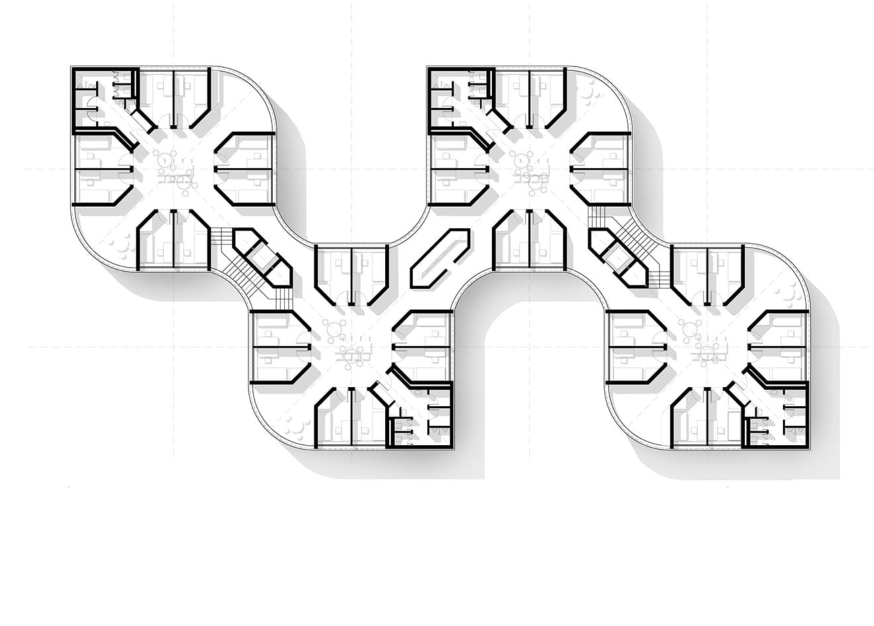
#> input picture assets/iith-typical-floor-plan.png, 1748 x 1252 px, found by its file name (shown at 1/2 size)
$ python trace-rooms.py ../assets/iith-typical-floor-plan.png
#> lines starting #> are read from the running program, lines starting #| are printed output that depends on the picture; after the words box and inside, x2 and y2 are one past the last pixel; in counts of white or black regions, pixels touching at a corner belong together
import numpy as np, json, sys
from PIL import Image
from collections import deque

im = Image.open('assets/iith-typical-floor-plan.png').convert('L')
a = np.asarray(im, dtype=np.uint8); H, W = a.shape
#> after `H, W = a.shape`: H = 1252; W = 1748
wall = a < 110
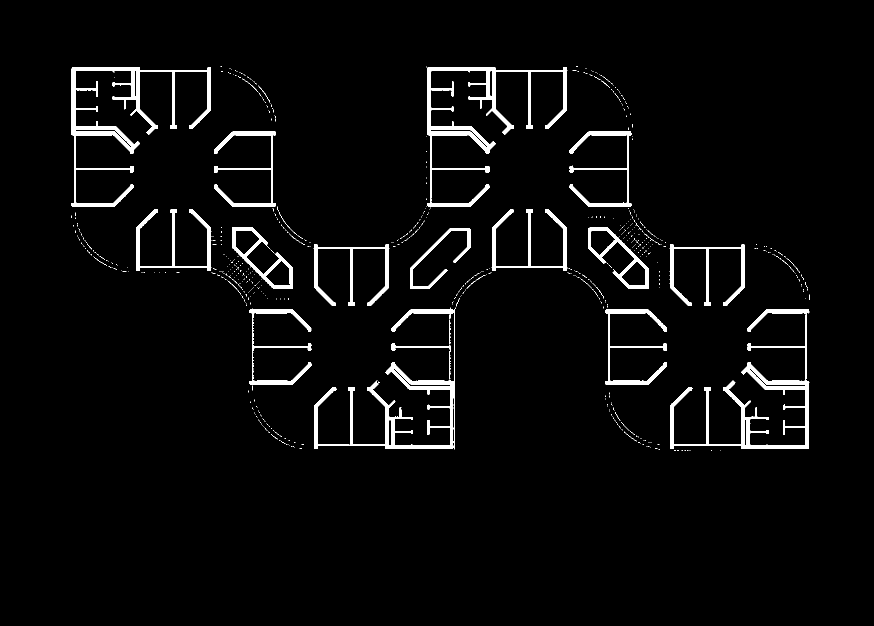
#> wall: shape (1252, 1748) bool (shown at 1/2 size); 3.4% white; 656 white regions (624 under 20 px), largest, box (x1, y1, x2, y2) and area: (143, 134, 422, 414) 10262, (1340, 619, 1619, 898) 10225, (855, 134, 1135, 403) 9320

def dilate(mask, r):
#> called with r = 14
    out = mask.copy()
    for _ in range(r):
        p = np.zeros_like(out)
        p[1:, :] |= out[:-1, :]; p[:-1, :] |= out[1:, :]
        p[:, 1:] |= out[:, :-1]; p[:, :-1] |= out[:, 1:]
        out |= p
#> this loop made 14 passes
#> pass 1, in dilate, `out |= p`:
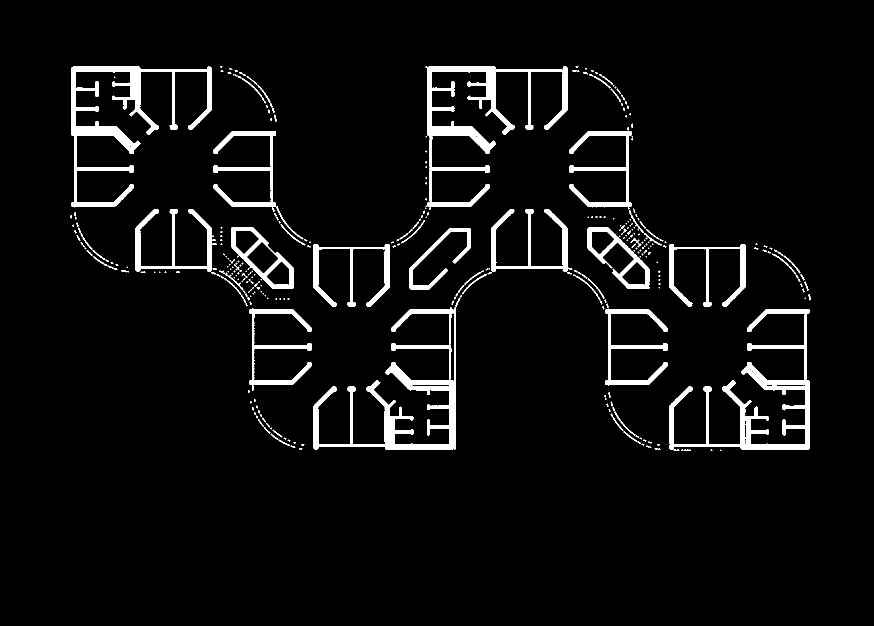
#> out: shape (1252, 1748) bool (shown at 1/2 size); 4.8% white; 363 white regions (249 under 20 px), largest, box (x1, y1, x2, y2) and area: (627, 614, 912, 900) 14491, (142, 133, 423, 415) 13889, (851, 132, 1136, 420) 13831
#> pass 2, in dilate, `out |= p`:
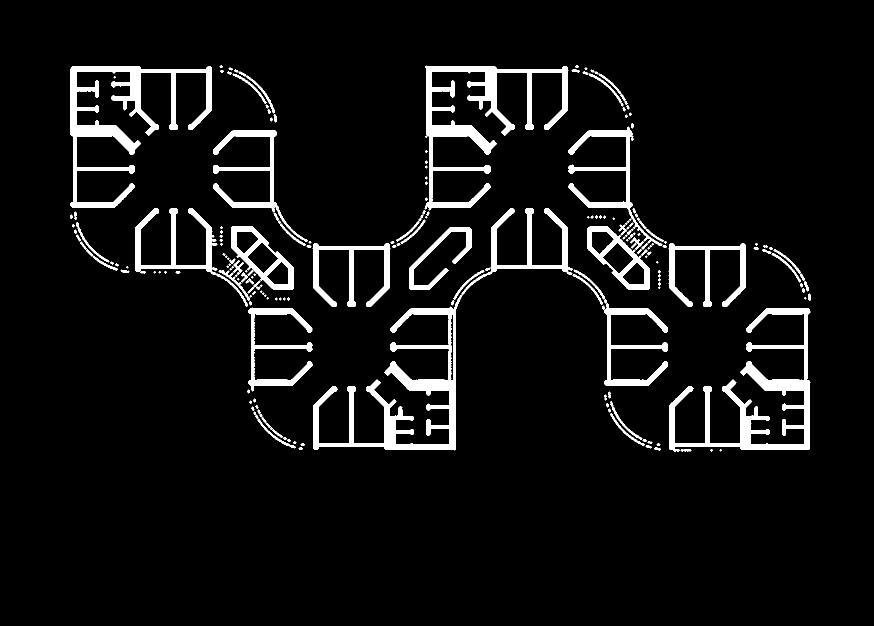
#> out: shape (1252, 1748) bool (shown at 1/2 size); 6.2% white; 222 white regions (61 under 20 px), largest, box (x1, y1, x2, y2) and area: (626, 589, 925, 901) 18295, (849, 131, 1137, 421) 17089, (1338, 617, 1621, 903) 17077
#> pass 3, in dilate, `out |= p`:
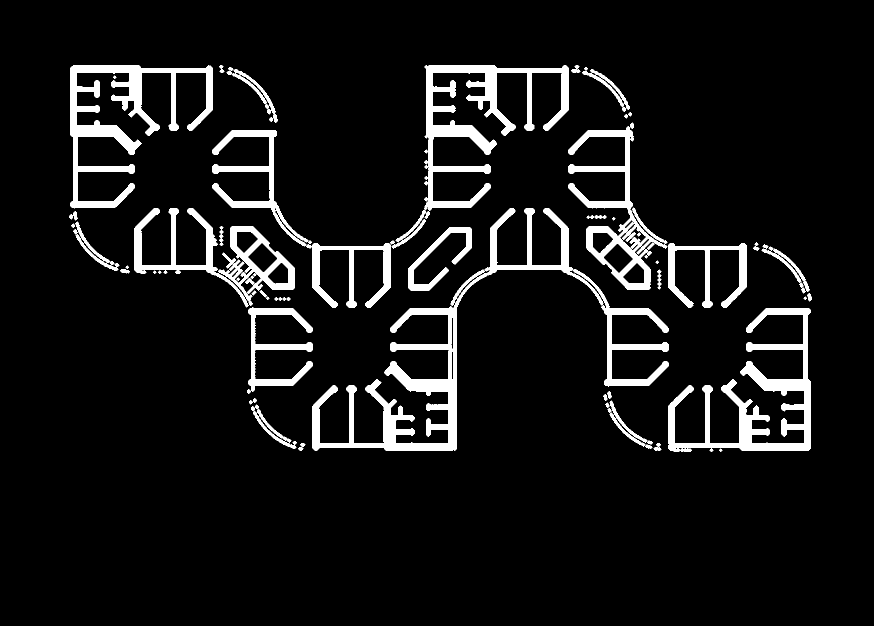
#> out: shape (1252, 1748) bool (shown at 1/2 size); 7.6% white; 119 white regions, largest, box (x1, y1, x2, y2) and area: (625, 416, 1207, 902) 28799, (1337, 616, 1622, 904) 20217, (848, 130, 1138, 422) 20120
#> after the loop:
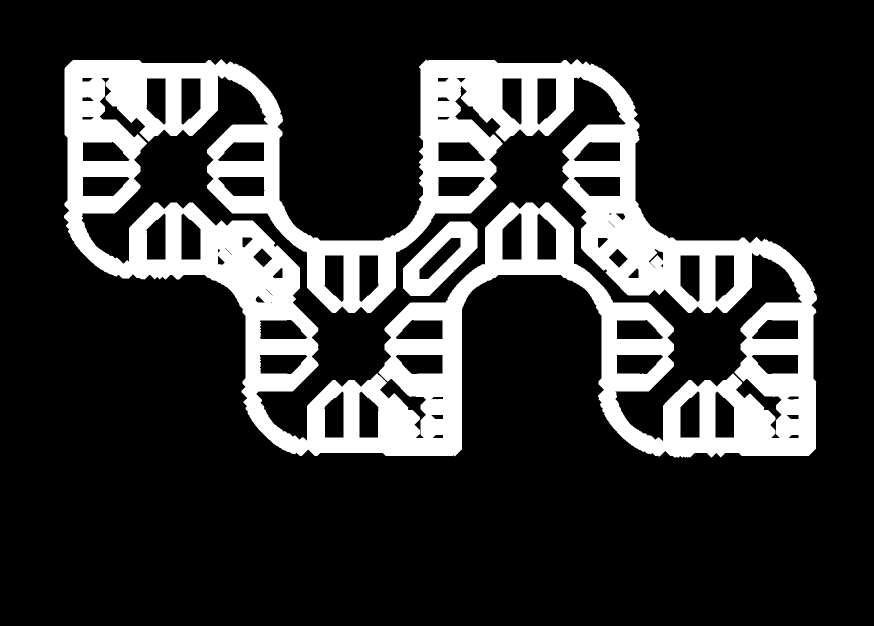
#> out: shape (1252, 1748) bool (shown at 1/2 size); 20.1% white; 2 white regions, box (x1, y1, x2, y2) and area: (128, 119, 1634, 915) 429440, (806, 443, 955, 592) 10302
    return out

R = 14
barrier = dilate(wall, R)

# [48 lines left out: functions fill, hull, simplify, room_polygon, not called in this run]

if __name__ == '__main__':
#> (the run stopped early here; a loop or call above may not have finished)
